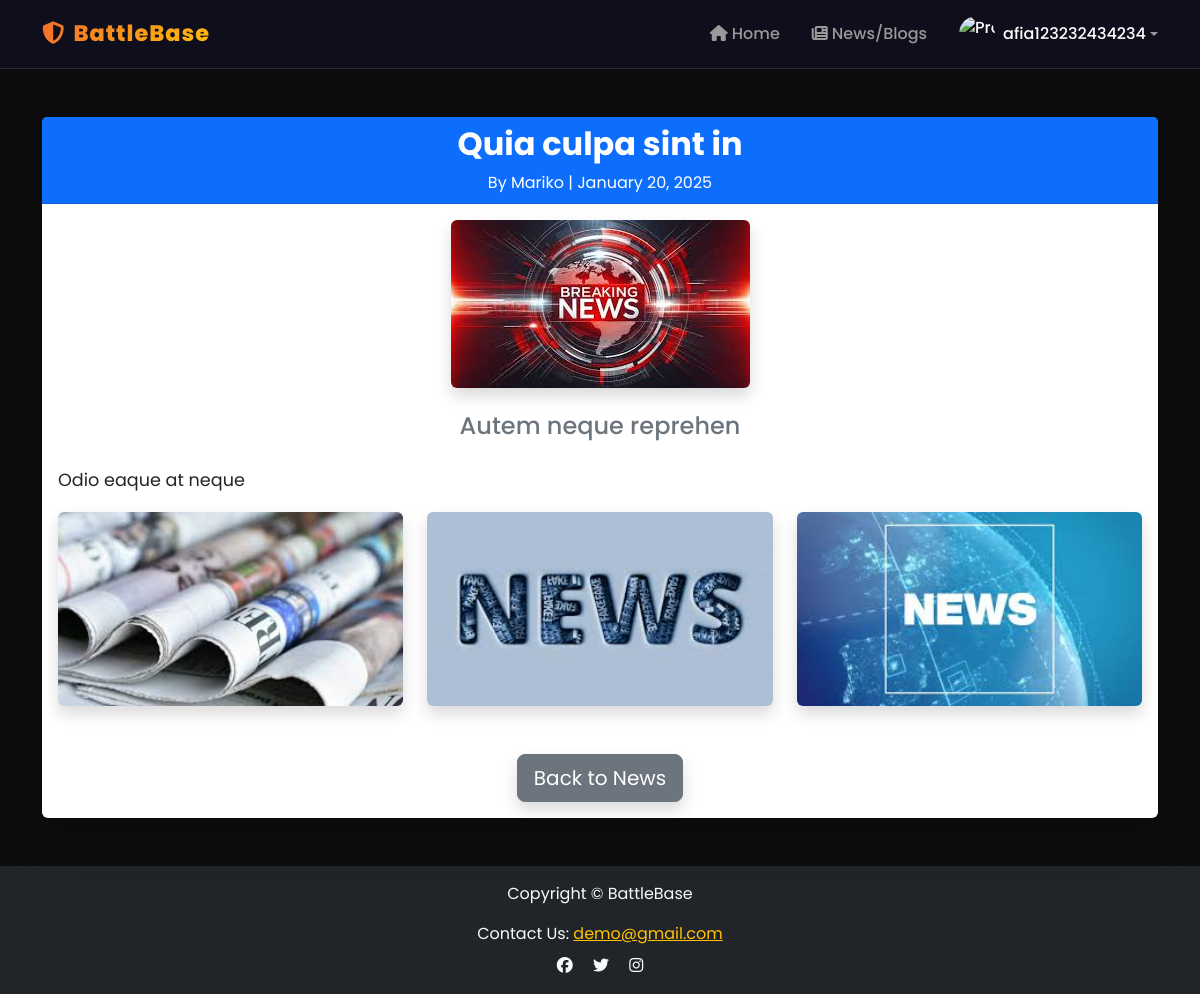
The app's page /dashboard/user/menu/news/view_news.php?news_id=6 (signed in) with its own data.
### tables this page shows
CREATE TABLE `news` (
  `id` int(11) NOT NULL,
  `user_id` int(11) NOT NULL,
  `title` varchar(255) NOT NULL,
  `subtitle` varchar(255) DEFAULT NULL,
  `description` longtext NOT NULL,
  `main_image` varchar(255) DEFAULT NULL,
  `image_1` varchar(255) DEFAULT NULL,
  `image_2` varchar(255) DEFAULT NULL,
  `image_3` varchar(255) DEFAULT NULL,
  `created_at` timestamp NOT NULL DEFAULT current_timestamp()
);

CREATE TABLE `userinfo` (
  `id` int(11) NOT NULL,
  `username` varchar(20) DEFAULT NULL,
  `fullName` varchar(30) NOT NULL,
  `email` varchar(30) NOT NULL,
  `password_key` varchar(255) NOT NULL,
  `role` varchar(20) DEFAULT NULL,
  `phone` varchar(11) NOT NULL,
  `dp` varchar(100) DEFAULT NULL,
  `cover` varchar(100) DEFAULT NULL
);

### dashboard/user/menu/news/view_news.php (the view, shortened to what this page needs)
<?php
require_once '../../../../config.php';
include '../../../../components/shared/user-header.php';
$newsId = $_GET['news_id'] ?? null;
$query = "SELECT n.*, u.fullName FROM news n JOIN userinfo u ON n.user_id = u.id WHERE n.id = :news_id";
$stmt = $conn->prepare($query);
$stmt->bindParam(':news_id', $newsId, PDO::PARAM_INT);
$stmt->execute();
$news = $stmt->fetch(PDO::FETCH_ASSOC);
?>
<div class="container mt-5">
    <div class="card shadow-lg border-0">
        <div class="card-header bg-primary text-white text-center">
            <h2 class="fw-bold"><?php echo htmlspecialchars($news['title']); ?></h2>
            <p class="mb-0">By <?php echo htmlspecialchars($news['fullName']); ?> | <?php echo htmlspecialchars(date('F j, Y', strtotime($news['created_at']))); ?></p>
        </div>
        <div class="card-body">
            <?php if (!empty($news['main_image'])): ?>
                <div class="text-center mb-4">
                    <img src="../../../../uploads/news/<?php echo htmlspecialchars($news['main_image']); ?>"
                         alt="Main Image" class="img-fluid rounded shadow" style="max-height: 400px; max-width: 100%;">
                </div>
            <?php endif; ?>
            <?php if (!empty($news['subtitle'])): ?>
                <h4 class="text-secondary text-center mb-4"><?php echo htmlspecialchars($news['subtitle']); ?></h4>
            <?php endif; ?>
            <?php if (!empty($news['description'])): ?>
                <p class="text-justify" style="line-height: 1.8; font-size: 1.1rem;">
                    <?php echo nl2br(htmlspecialchars($news['description'])); ?>
                </p>
            <?php endif; ?>
            <div class="row g-4">
                <?php foreach (['image_1', 'image_2', 'image_3'] as $imageField): ?>
                    <?php if (!empty($news[$imageField])): ?>
                        <div class="col-md-4">
                            <div class="card shadow border-0">
                                <img src="../../../../uploads/news/<?php echo htmlspecialchars($news[$imageField]); ?>"
                                     alt="Additional Image" class="img-fluid rounded">
                            </div>
                        </div>
                    <?php endif; ?>
                <?php endforeach; ?>
            </div>
            <div class="text-center mt-5">
                <a href="news.php" class="btn btn-secondary btn-lg shadow">Back to News</a>
            </div>
        </div>
    </div>
</div>
<?php include '../../../../components/shared/user-footer.php'; ?>

### css/custom.css (style rules this page uses)
:root { --bg-primary: #0D0D0D; --bg-secondary: #141414; --bg-card: #1a1a1a; --bg-elevated: #222; --accent-orange: #F26A2E; --accent-orange-rgb: 242, 106, 46; --accent-gold: #FFC107; --white: #FFF; --gray-100: #E0E0E0; --gray-200: #CCC; --gray-300: #999; --gray-400: #666; --text-primary: #FFF; --text-secondary: #E0E0E0; --text-muted: #999; --border-color: #2a2a2a; --gradient-primary: linear-gradient(135deg, #F26A2E, #FFC107); --gradient-reverse: linear-gradient(135deg, #FFC107, #F26A2E); --gradient-orange: linear-gradient(135deg, #F26A2E, #ff8a50); --gradient-dark: linear-gradient(135deg, #0D0D0D, #1a1a1a); --shadow-card: 0 12px 40px rgba(0,0,0,.6); --shadow-glow-orange: 0 0 30px rgba(242,106,46,.25); --shadow-glow-gold: 0 0 30px rgba(255,193,7,.2); --radius-sm: 8px; --radius-md: 14px; --radius-lg: 20px; --radius-xl: 30px; }
* { box-sizing: border-box; }
body { font-family: 'Poppins', sans-serif; background: var(--bg-primary); color: var(--text-primary); overflow-x: hidden; -webkit-font-smoothing: antialiased; }

### components/shared/user-header.php (style rules this page uses)
body { font-family: 'Poppins', sans-serif; background: var(--bg-primary); }

### records on screen
news: title "Quia culpa sint in", user.fullName "Mariko", created_at "January 20, 2025", main_image (picture), subtitle "Autem neque reprehen", description "Odio eaque at neque", image_1 (picture), image_2 (picture), image_3 (picture)

### other values on screen
$_SESSION['username'] "afia123232434234"
